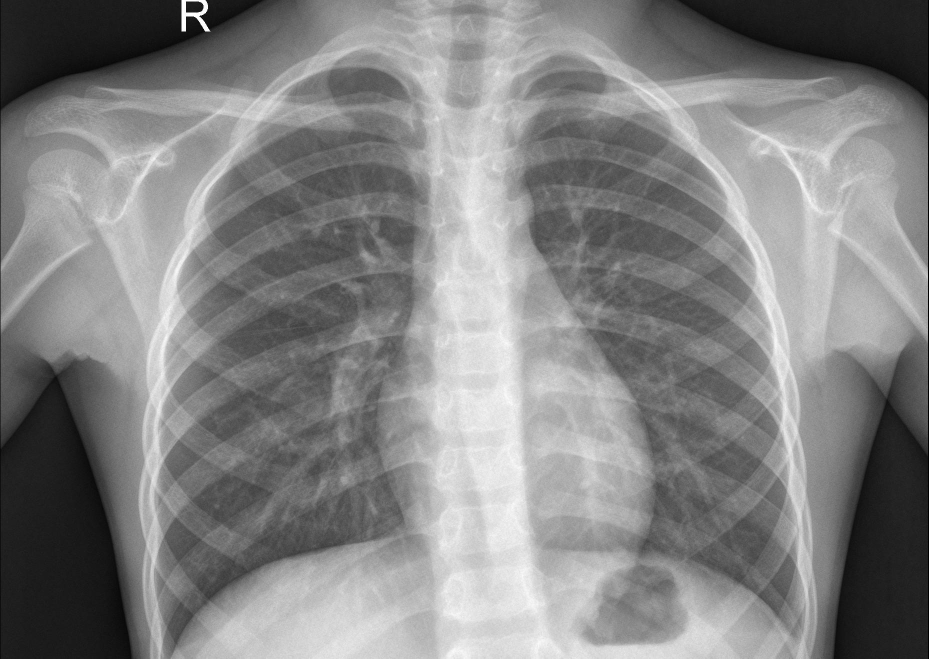
#> input picture Supervised/Dataset/Chest/Images/Chest_1.jpeg, 1857 x 1317 px, found by its file name (shown at 1/2 size); its folder holds only this picture in this run
$ python imageNormalizer.py
#> lines starting #> are read from the running program, lines starting #| are printed output that depends on the picture
##
## EPITECH PROJECT, 2026
## Cvrie
## File description:
## imageNormalizer
##

from pathlib import Path
import sys
from PIL import Image
from Source.config import IMAGE_SIZE, PROJECT_ROOT

### TODO:
# - apporter une solution en plus pour les déséquilibre de données
# - revoir la partie loss F/ learning rate/ Doc
# - ajouter de nouvelles classifications
# - Clear section in each notebook for model comparisons (ex: loss function)
# - Clear section in each notebook for conclusions and insight

### Sujet:
# Each time, your model should try to adapt itself to reduce the value of its loss function.
# This concept should be part of your notebook. Selecting a good loss function is essential for your model's
# training to be efficient.

# Your model will likely not be perfect from the get go. You should document your process and trial and error.
# Try using different algorithms, explore possibilities, and write down everything you did and your results.
# For this task, your model's result will only be a small part of what is evaluated. Your defense, where you
# will present your notebook, will be more important.

def _isNormalized(bodyPartList):
    for bodyPart in bodyPartList:
        norPath = Path(PROJECT_ROOT, "Dataset", bodyPart, "Normalized")
        srcPath = Path(PROJECT_ROOT, "Dataset", bodyPart, "Images")

        if not norPath.exists() or not norPath.is_dir():
            return False

        norCount = len([f for f in norPath.iterdir() if f.is_file()])
        srcCount = len([f for f in srcPath.iterdir() if f.is_file()])
        if norCount != srcCount:
            return False
    return True

def _imageResizerFormater(filePath):
    path = Path(filePath)
    img = Image.open(path)
#> img is the input picture: PIL image 1857x1317 L; min 0, max 255, mean 131
    img = img.convert("L")

    w, h = img.size
#> w = 1857; h = 1317
    min_dim = min(w, h)
#> min_dim = 1317
    left = (w - min_dim) // 2
#> left = 270
    top  = (h - min_dim) // 2
#> top = 0
    img = img.crop((left, top, left + min_dim, top + min_dim))
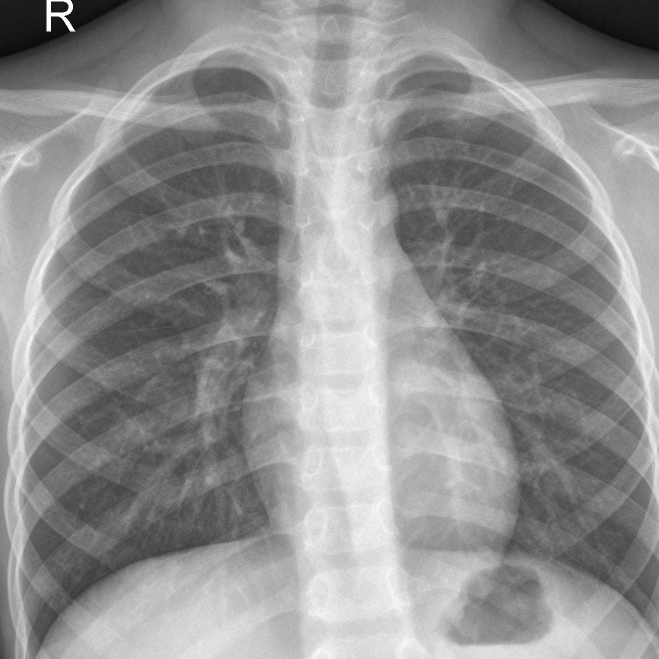
#> img: PIL image 1317x1317 L (shown at 1/2 size); min 0, max 255, mean 144.2

    img_resized = img.resize((IMAGE_SIZE, IMAGE_SIZE), Image.Resampling.LANCZOS)
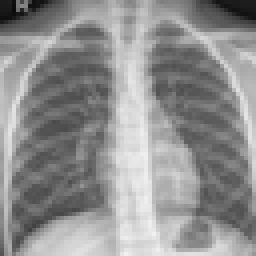
#> img_resized: PIL image 64x64 L (shown 4 times larger); min 11, max 240, mean 144.2

    output_dir = Path(path.parent.parent, "Normalized", path.name)
    if not output_dir.parent.exists() or not output_dir.parent.is_dir():
        output_dir.parent.mkdir(parents=True)
    img_resized.save(output_dir)

def imageNormalizer(bodyPartList=None):
    if bodyPartList is None:
        bodyPartList = ["Tests"]
    if _isNormalized(bodyPartList):
        return
    for bodyPart in bodyPartList:
        datasetPath = Path(PROJECT_ROOT, "Dataset", bodyPart, "Images")

        if not datasetPath.exists() or not datasetPath.is_dir():
            print(f"Error: Source directory {datasetPath} not found.", file=sys.stderr)
            sys.exit(84)

        for file in datasetPath.iterdir():
            if file.is_file():
                filePath = Path(PROJECT_ROOT, "Dataset", bodyPart, "Images", file.name)
                _imageResizerFormater(filePath)

if __name__ == "__main__":
    bodyPartList = [
        "Head",
        "Chest",
        "Hand"
    ]
    imageNormalizer(bodyPartList)
